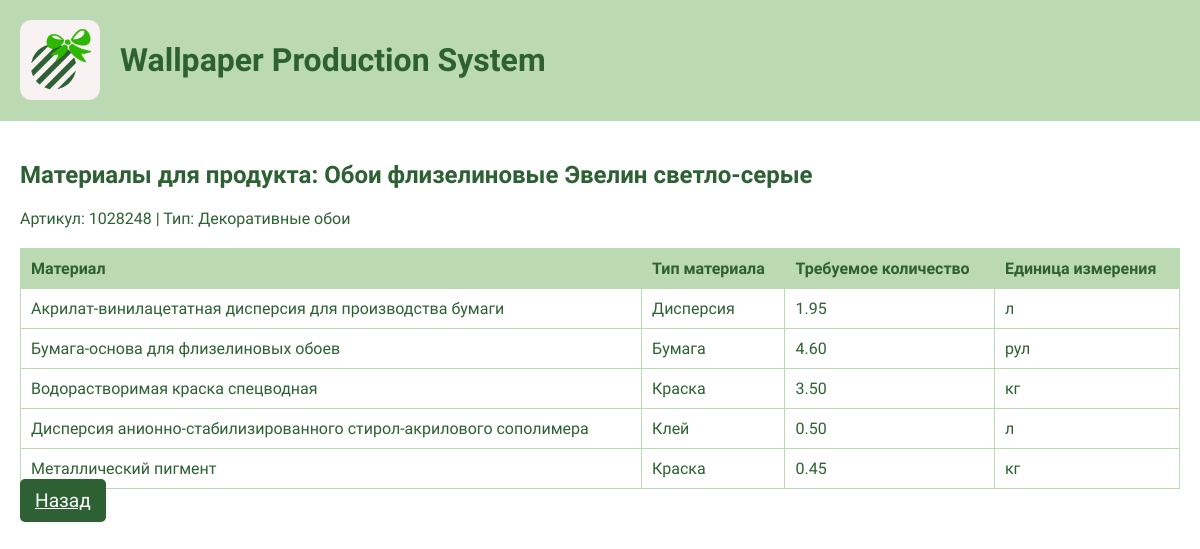
Screenshot of /product_materials/1 with the database file from the repository.
### tables this page shows
CREATE TABLE Product (
    id INTEGER PRIMARY KEY AUTOINCREMENT,
    article_number INTEGER NOT NULL UNIQUE,
    type_id INTEGER NOT NULL,
    name TEXT NOT NULL,
    min_partner_price REAL NOT NULL,
    roll_width REAL NOT NULL,
    FOREIGN KEY (type_id) REFERENCES ProductType(id)
);

CREATE TABLE ProductType (
    id INTEGER PRIMARY KEY AUTOINCREMENT,
    type_name TEXT NOT NULL UNIQUE,
    coefficient REAL NOT NULL
);

CREATE TABLE ProductMaterial (
    product_id INTEGER NOT NULL,
    material_id INTEGER NOT NULL,
    required_amount REAL NOT NULL,
    PRIMARY KEY (product_id, material_id),
    FOREIGN KEY (product_id) REFERENCES Product(id),
    FOREIGN KEY (material_id) REFERENCES Material(id)
);

CREATE TABLE Material (
    id INTEGER PRIMARY KEY AUTOINCREMENT,
    name TEXT NOT NULL UNIQUE,
    type_id INTEGER NOT NULL,
    unit_price REAL NOT NULL,
    stock_quantity REAL NOT NULL,
    min_stock_quantity REAL NOT NULL,
    package_quantity REAL NOT NULL,
    unit_of_measure TEXT NOT NULL,
    FOREIGN KEY (type_id) REFERENCES MaterialType(id)
);

CREATE TABLE MaterialType (
    id INTEGER PRIMARY KEY AUTOINCREMENT,
    type_name TEXT NOT NULL UNIQUE,
    loss_percent REAL NOT NULL
);

### app.py (the view)
@app.route("/product_materials/<int:product_id>")
def product_materials(product_id):
    conn = get_db_connection()
    product = conn.execute('''
        SELECT p.name, p.article_number, pt.type_name
        FROM Product p
        JOIN ProductType pt ON p.type_id = pt.id
        WHERE p.id = ?
    ''', (product_id,)).fetchone()
    if not product:
        flash("Продукт не найден!", "error")
        conn.close()
        return redirect(url_for("index"))
    materials = conn.execute('''
        SELECT m.name, mt.type_name AS material_type,
               pm.required_amount, m.unit_of_measure
        FROM ProductMaterial pm
        JOIN Material m ON pm.material_id = m.id
        JOIN MaterialType mt ON m.type_id = mt.id
        WHERE pm.product_id = ?
    ''', (product_id,)).fetchall()
    conn.close()
    return render_template("product_materials.html",
                           product=dict(product),
                           materials=materials)

### app.py (called while the page is built)
def get_db_connection():
    conn = sqlite3.connect(DATABASE)
    conn.row_factory = sqlite3.Row
    return conn

### templates/product_materials.html
{% extends "base.html" %}
{% block content %}
    <h2>Материалы для продукта: {{ product.name }}</h2>
    <p>Артикул: {{ product.article_number }} | Тип: {{ product.type_name }}</p>
    <table>
        <thead>
            <tr>
                <th>Материал</th>
                <th>Тип материала</th>
                <th>Требуемое количество</th>
                <th>Единица измерения</th>
            </tr>
        </thead>
        <tbody>
            {% for material in materials %}
                <tr>
                    <td>{{ material.name }}</td>
                    <td>{{ material.material_type }}</td>
                    <td>{{ "%.2f"|format(material.required_amount) }}</td>
                    <td>{{ material.unit_of_measure }}</td>
                </tr>
            {% endfor %}
        </tbody>
    </table>
    <a href="{{ url_for('index') }}" class="btn">Назад</a>
{% endblock %}

### templates/base.html (shortened to what this page needs)
<!DOCTYPE html>
<html>
<head>
</head>
<body>
    <div class="header">
        <img src="{{ url_for('static', filename='logo.png') }}" alt="Company Logo" class="logo">
        <h1>Wallpaper Production System</h1>
    </div>
    <div class="container">
        {% block content %}{% endblock %}
    </div>
</body>
</html>

### templates/base.html (style rules this page uses)
body { font-family: 'Gabriola', cursive; background-color: #FFFFFF; color: #2D6033; margin: 0; padding: 0; }
.header { background-color: #BBD9B2; padding: 20px; display: flex; align-items: center; }
.logo { height: 80px; margin-right: 20px; }
.container { padding: 20px; }
.btn { background-color: #2D6033; color: white; padding: 10px 15px; border: none; border-radius: 5px; cursor: pointer; font-family: 'Gabriola', cursive; font-size: 1.2em; }
table { width: 100%; border-collapse: collapse; margin-top: 20px; }
th, td { border: 1px solid #BBD9B2; padding: 10px; text-align: left; }
th { background-color: #BBD9B2; }

### rows the page displays
Product: name "Обои флизелиновые Эвелин светло-серые", article_number "1028248"
ProductType: type_name "Декоративные обои"
ProductMaterial: name "Акрилат-винилацетатная дисперсия для производства бумаги", material_type "Дисперсия", required_amount "1.95", unit_of_measure "л"
ProductMaterial: name "Бумага-основа для флизелиновых обоев", material_type "Бумага", required_amount "4.60", unit_of_measure "рул"
ProductMaterial: name "Водорастворимая краска спецводная", material_type "Краска", required_amount "3.50", unit_of_measure "кг"
ProductMaterial: name "Дисперсия анионно-стабилизированного стирол-акрилового сополимера", material_type "Клей", required_amount "0.50", unit_of_measure "л"
ProductMaterial: name "Металлический пигмент", material_type "Краска", required_amount "0.45", unit_of_measure "кг"
